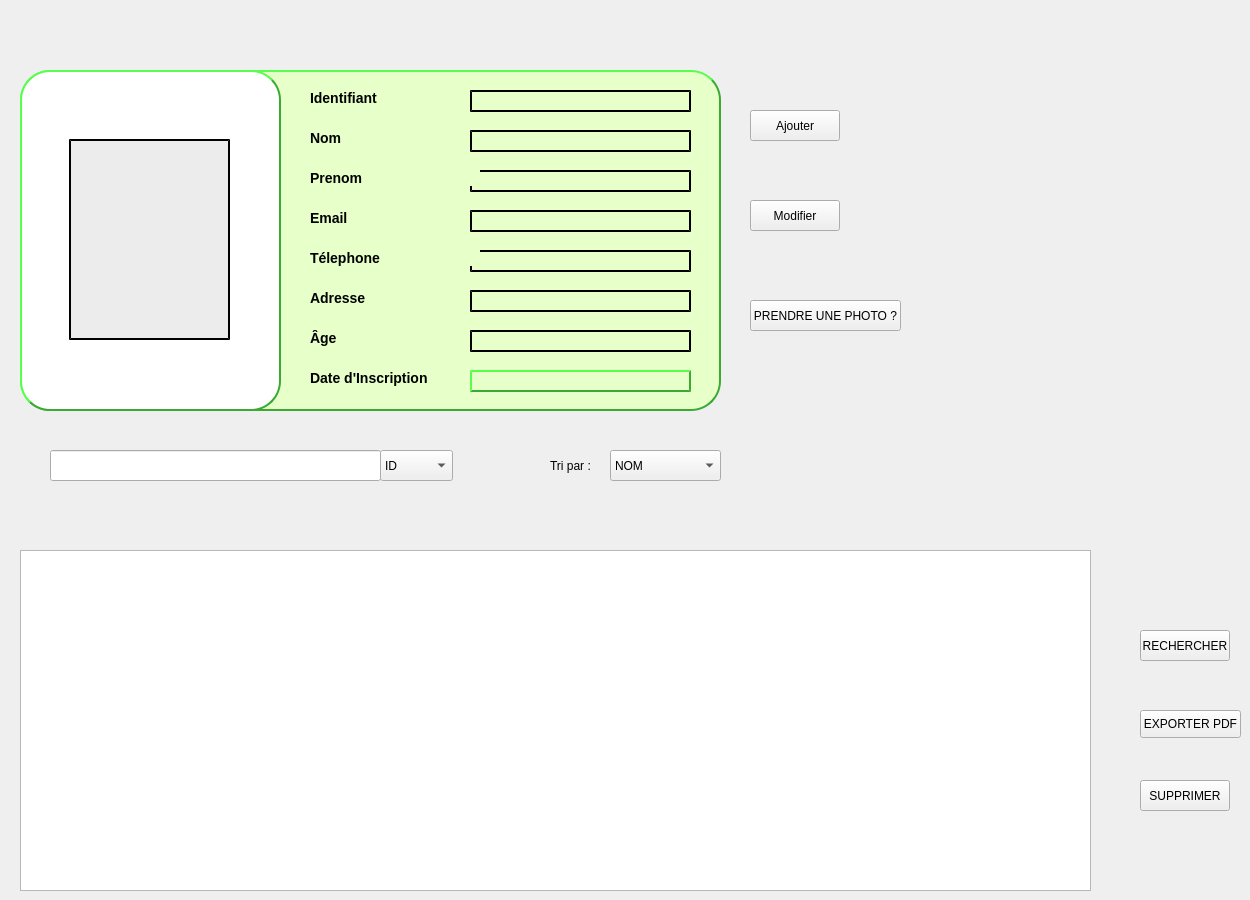
     <widget class="QWidget" name="tab_4">
      <attribute name="title">
       <string>Nouveau Client</string>
      </attribute>
      <widget class="QGroupBox" name="lineDate">
       <property name="geometry">
        <rect>
         <x>20</x>
         <y>70</y>
         <width>701</width>
         <height>341</height>
        </rect>
       </property>
       <property name="styleSheet">
        <string notr="true">background-color: rgb(231, 255, 200);
border-style: outset;
border-width: 2px;
border-radius: 30px;
border-color: rgb(58, 170, 51);</string>
       </property>
       <property name="title">
        <string/>
       </property>
       <widget class="QGroupBox" name="groupBox_6">
        <property name="geometry">
         <rect>
          <x>0</x>
          <y>0</y>
          <width>261</width>
          <height>341</height>
         </rect>
        </property>
        <property name="styleSheet">
         <string notr="true">background-color: rgb(255, 255, 255);
border-radius: 30px;
border-color: rgb(58, 170, 51);</string>
        </property>
        <property name="title">
         <string/>
        </property>
        <widget class="QGroupBox" name="groupBox_7">
         <property name="geometry">
          <rect>
           <x>49</x>
           <y>69</y>
           <width>161</width>
           <height>201</height>
          </rect>
         </property>
         <property name="styleSheet">
          <string notr="true">background-color: rgb(237, 236, 237);
border-color: rgb(0, 0, 0);
border-style: outset;
border-witdh: 1px;
border-radius: 0px
</string>
         </property>
         <property name="title">
          <string/>
         </property>
        </widget>
       </widget>
       <widget class="QLabel" name="label_10">
        <property name="geometry">
         <rect>
          <x>290</x>
          <y>20</y>
          <width>170</width>
          <height>16</height>
         </rect>
        </property>
        <property name="styleSheet">
         <string notr="true">border-style: none;
border-witdh: 0px;
font: bold 14px;
min-width: 10em;
border-radius: 0px;

</string>
        </property>
        <property name="text">
         <string>Identifiant</string>
        </property>
       </widget>
       <widget class="QLabel" name="label_11">
        <property name="geometry">
         <rect>
          <x>290</x>
          <y>60</y>
          <width>170</width>
          <height>16</height>
         </rect>
        </property>
        <property name="styleSheet">
         <string notr="true">border-style: none;
border-witdh: 0px;
font: bold 14px;
min-width: 10em;
border-radius: 0px;</string>
        </property>
        <property name="text">
         <string>Nom</string>
        </property>
       </widget>
       <widget class="QLabel" name="label_12">
        <property name="geometry">
         <rect>
          <x>290</x>
          <y>140</y>
          <width>170</width>
          <height>16</height>
         </rect>
        </property>
        <property name="styleSheet">
         <string notr="true">border-style: none;
border-witdh: 0px;
font: bold 14px;
min-width: 10em;
border-radius: 0px;</string>
        </property>
        <property name="text">
         <string>Email</string>
        </property>
       </widget>
       <widget class="QLabel" name="label_13">
        <property name="geometry">
         <rect>
          <x>290</x>
          <y>220</y>
          <width>170</width>
          <height>16</height>
         </rect>
        </property>
        <property name="styleSheet">
         <string notr="true">border-style: none;
border-witdh: 0px;
font: bold 14px;
min-width: 10em;
border-radius: 0px;</string>
        </property>
        <property name="text">
         <string>Adresse</string>
        </property>
       </widget>
       <widget class="QLabel" name="label_14">
        <property name="geometry">
         <rect>
          <x>290</x>
          <y>260</y>
          <width>170</width>
          <height>16</height>
         </rect>
        </property>
        <property name="styleSheet">
         <string notr="true">border-style: none;
border-witdh: 0px;
font: bold 14px;
min-width: 10em;
border-radius: 0px;</string>
        </property>
        <property name="text">
         <string>Âge</string>
        </property>
       </widget>
       <widget class="QLineEdit" name="lineEdit_numero">
        <property name="geometry">
         <rect>
          <x>450</x>
          <y>180</y>
          <width>221</width>
          <height>22</height>
         </rect>
        </property>
        <property name="styleSheet">
         <string notr="true">border-style: outset;
border-color: rgb(0, 0, 0);
border-witdh: 2px;
border-radius: 0px</string>
        </property>
       </widget>
       <widget class="QLineEdit" name="lineEdit_prenom">
        <property name="geometry">
         <rect>
          <x>450</x>
          <y>100</y>
          <width>221</width>
          <height>22</height>
         </rect>
        </property>
        <property name="styleSheet">
         <string notr="true">border-style: outset;
border-color: rgb(0, 0, 0);
border-witdh: 2px;
border-radius: 0px</string>
        </property>
       </widget>
       <widget class="QLineEdit" name="lineEdit_nom">
        <property name="geometry">
         <rect>
          <x>450</x>
          <y>60</y>
          <width>221</width>
          <height>22</height>
         </rect>
        </property>
        <property name="styleSheet">
         <string notr="true">border-style: outset;
border-color: rgb(0, 0, 0);
border-witdh: 2px;
border-radius: 0px
</string>
        </property>
       </widget>
       <widget class="QLineEdit" name="lineEdit_id">
        <property name="geometry">
         <rect>
          <x>450</x>
          <y>20</y>
          <width>221</width>
          <height>22</height>
         </rect>
        </property>
        <property name="styleSheet">
         <string notr="true">border-style: outset;
border-color: rgb(0, 0, 0);
border-witdh: 2px;
border-radius: 0px</string>
        </property>
        <property name="text">
         <string/>
        </property>
       </widget>
       <widget class="QLabel" name="label_17">
        <property name="geometry">
         <rect>
          <x>290</x>
          <y>100</y>
          <width>170</width>
          <height>16</height>
         </rect>
        </property>
        <property name="styleSheet">
         <string notr="true">border-style: none;
border-witdh: 0px;
font: bold 14px;
min-width: 10em;
border-radius: 0px;</string>
        </property>
        <property name="text">
         <string>Prenom</string>
        </property>
       </widget>
       <widget class="QLabel" name="label_18">
        <property name="geometry">
         <rect>
          <x>290</x>
          <y>180</y>
          <width>170</width>
          <height>16</height>
         </rect>
        </property>
        <property name="styleSheet">
         <string notr="true">border-style: none;
border-witdh: 0px;
font: bold 14px;
min-width: 10em;
border-radius: 0px;</string>
        </property>
        <property name="text">
         <string>Télephone</string>
        </property>
       </widget>
       <widget class="QLabel" name="label_19">
        <property name="geometry">
         <rect>
          <x>290</x>
          <y>300</y>
          <width>170</width>
          <height>16</height>
         </rect>
        </property>
        <property name="styleSheet">
         <string notr="true">border-style: none;
border-witdh: 0px;
font: bold 14px;
min-width: 10em;
border-radius: 0px;</string>
        </property>
        <property name="text">
         <string>Date d'Inscription</string>
        </property>
       </widget>
       <widget class="QLineEdit" name="lineEdit_age">
        <property name="geometry">
         <rect>
          <x>450</x>
          <y>260</y>
          <width>221</width>
          <height>22</height>
         </rect>
        </property>
        <property name="styleSheet">
         <string notr="true">border-style: outset;
border-color: rgb(0, 0, 0);
border-witdh: 2px;
border-radius: 0px</string>
        </property>
       </widget>
       <widget class="QLineEdit" name="lineEdit_adresse">
        <property name="geometry">
         <rect>
          <x>450</x>
          <y>220</y>
          <width>221</width>
          <height>22</height>
         </rect>
        </property>
        <property name="styleSheet">
         <string notr="true">border-style: outset;
border-color: rgb(0, 0, 0);
border-witdh: 2px;
border-radius: 0px</string>
        </property>
       </widget>
       <widget class="QLineEdit" name="lineEdit_email">
        <property name="geometry">
         <rect>
          <x>450</x>
          <y>140</y>
          <width>221</width>
          <height>22</height>
         </rect>
        </property>
        <property name="styleSheet">
         <string notr="true">border-style: outset;
border-color: rgb(0, 0, 0);
border-witdh: 2px;
border-radius: 0px</string>
        </property>
       </widget>
       <widget class="QLineEdit" name="lineEdit_date">
        <property name="geometry">
         <rect>
          <x>450</x>
          <y>300</y>
          <width>221</width>
          <height>22</height>
         </rect>
        </property>
       </widget>
      </widget>
      <widget class="QPushButton" name="boutton_ajouter">
       <property name="geometry">
        <rect>
         <x>750</x>
         <y>110</y>
         <width>90</width>
         <height>31</height>
        </rect>
       </property>
       <property name="text">
        <string>Ajouter</string>
       </property>
      </widget>
      <widget class="QTableView" name="tableView_C">
       <property name="geometry">
        <rect>
         <x>20</x>
         <y>550</y>
         <width>1071</width>
         <height>341</height>
        </rect>
       </property>
      </widget>
      <widget class="QPushButton" name="Bouton_pdf">
       <property name="geometry">
        <rect>
         <x>1140</x>
         <y>710</y>
         <width>101</width>
         <height>28</height>
        </rect>
       </property>
       <property name="text">
        <string>EXPORTER PDF</string>
       </property>
      </widget>
      <widget class="QLineEdit" name="lineEdit_search">
       <property name="geometry">
        <rect>
         <x>50</x>
         <y>450</y>
         <width>331</width>
         <height>31</height>
        </rect>
       </property>
      </widget>
      <widget class="QLabel" name="label_16">
       <property name="geometry">
        <rect>
         <x>550</x>
         <y>450</y>
         <width>61</width>
         <height>31</height>
        </rect>
       </property>
       <property name="text">
        <string>Tri par :</string>
       </property>
      </widget>
      <widget class="QPushButton" name="Bouton_Rechercher">
       <property name="geometry">
        <rect>
         <x>1140</x>
         <y>630</y>
         <width>90</width>
         <height>31</height>
        </rect>
       </property>
       <property name="text">
        <string>RECHERCHER</string>
       </property>
      </widget>
      <widget class="QComboBox" name="comboBox_tri">
       <property name="geometry">
        <rect>
         <x>610</x>
         <y>450</y>
         <width>111</width>
         <height>31</height>
        </rect>
       </property>
       <item>
        <property name="text">
         <string>NOM</string>
        </property>
       </item>
       <item>
        <property name="text">
         <string>TELEPHONE</string>
        </property>
       </item>
       <item>
        <property name="text">
         <string>AGE</string>
        </property>
       </item>
      </widget>
      <widget class="QPushButton" name="Bouton_Modifier">
       <property name="geometry">
        <rect>
         <x>750</x>
         <y>200</y>
         <width>90</width>
         <height>31</height>
        </rect>
       </property>
       <property name="text">
        <string>Modifier</string>
       </property>
      </widget>
      <widget class="QPushButton" name="Bouton_supprimer">
       <property name="geometry">
        <rect>
         <x>1140</x>
         <y>780</y>
         <width>90</width>
         <height>31</height>
        </rect>
       </property>
       <property name="text">
        <string>SUPPRIMER</string>
       </property>
      </widget>
      <widget class="QComboBox" name="comboBox_rechercher">
       <property name="geometry">
        <rect>
         <x>380</x>
         <y>450</y>
         <width>73</width>
         <height>31</height>
        </rect>
       </property>
       <item>
        <property name="text">
         <string>ID</string>
        </property>
       </item>
       <item>
        <property name="text">
         <string>NOM</string>
        </property>
       </item>
       <item>
        <property name="text">
         <string>PRENOM</string>
        </property>
       </item>
       <item>
        <property name="text">
         <string>VILLE</string>
        </property>
       </item>
      </widget>
      <widget class="QPushButton" name="pushButton_7">
       <property name="geometry">
        <rect>
         <x>750</x>
         <y>300</y>
         <width>151</width>
         <height>31</height>
        </rect>
       </property>
       <property name="text">
        <string>PRENDRE UNE PHOTO ?</string>
       </property>
      </widget>
     </widget>
